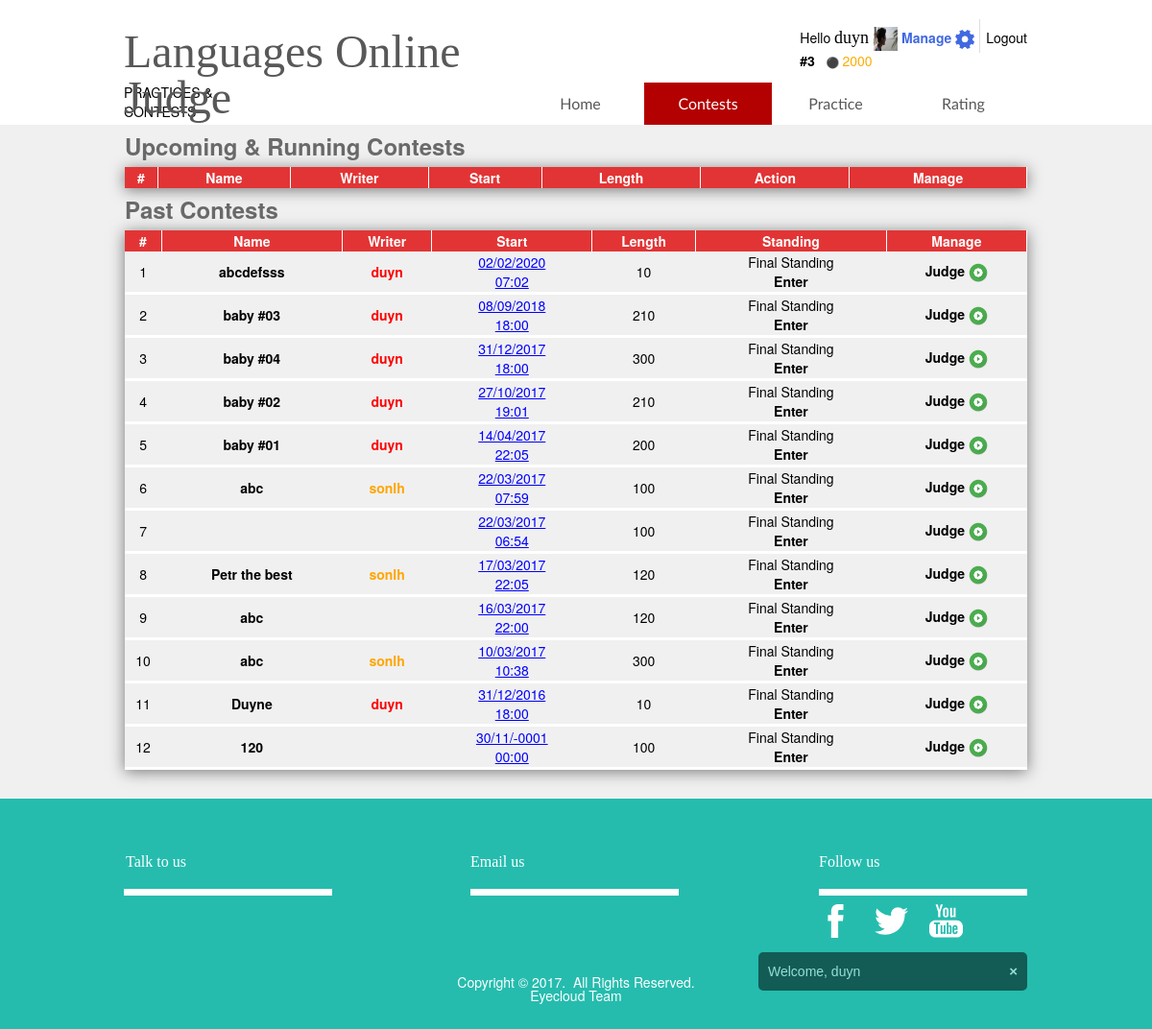
The page /contest.php (signed in) on the database its author committed.
### tables this page shows
CREATE TABLE `account` (
  `username` varchar(50) NOT NULL,
  `password` varchar(50) NOT NULL,
  `name` varchar(50) NOT NULL,
  `point` smallint(6) NOT NULL,
  `role` tinyint(1) NOT NULL,
  `imgURL` varchar(60) NOT NULL
);

CREATE TABLE `contest` (
  `conID` int(11) NOT NULL,
  `conName` varchar(300) NOT NULL,
  `duration` int(11) NOT NULL,
  `author` varchar(50) NOT NULL,
  `beginTime` timestamp NULL DEFAULT NULL,
  `islock` tinyint(1) NOT NULL,
  `level` int(11) NOT NULL,
  `isJudged` tinyint(1) NOT NULL,
  `blog` varchar(2000) NOT NULL,
  `createDate` timestamp NULL DEFAULT NULL
);

### contest.php (the view, shortened to what this page needs)
<?php
    include('gui/resource.php');
  ?>
<body class="fonts1">
   <div id="body-wrapper">
   <?php include('gui/header.php') ?>
   <div id="" class="section" style="background-color: #f0f0f0">
      <div class="container" >
         <div class="text-content hasFontScale" data-fontscale="0.6561">
            <h1><span class="fontSize" style="font-size: 24px; line-height: 1;"><span><span style="color:#696969;">Upcoming &amp; Running Contests</span></span></span></h1>
         </div>
         <div id="" class="element text-element">
            <div class="text-content">
               <table border="0" cellpadding="1" cellspacing="1" style="width:100%;">
                  <thead >
                     <tr >
                        <th style="text-align: center;"> # </th>
                        <th style="text-align: center;"> Name </th>
                        <th style="text-align: center;"> Writer </th>
                        <th style="text-align: center;"> Start </th>
                        <th style="text-align: center;"> Length </th>
                        <th> Action </th>
                        <?php if (isset($_SESSION['admin'])) {?>
                        <th> Manage </th>
                        <?php } ?>
                     </tr>
                  </thead>
                     <?php
                        $upConList = getAllContest2();
                        ?>
               </table>
            </div>
         </div>
         <div id="" class="element text-element  ">
            <div class="text-content">
               <h1><span class="fontSize" style="font-size: 24px; line-height: 1;"><span><span style="color:#696969;">Past Contests</span></span></span></h1>
            </div>
         </div>
         <div id="" class="element text-element  ">
            <div class="text-content">
               <table border="0" cellpadding="1" cellspacing="1" style="width:100%;">
                  <thead>
                     <tr>
                        <th style="text-align: center;"> # </th>
                        <th style="text-align: center;"> Name </th>
                        <th style="text-align: center;"> Writer </th>
                        <th style="text-align: center;"> Start </th>
                        <th style="text-align: center;"> Length </th>
                        <th style="text-align: center;"> Standing </th>
                        <?php if (isset($_SESSION['admin'])) {?>
                            <th style="text-align: center;">  Manage </th>
                        <?php } ?>
                     </tr>
                  </thead>
                  <tbody>
                     <?php
                        $upConList = getAllContest();
                        $_cnt = 0;
                        foreach ($upConList as $_contest) {
                          $_cnt++;
                        ?>
                     <tr style="text-align: center;">
                        <td> <?php echo $_cnt ?> </td>
                        <td>
                          <strong>
                            <a href="blog/<?php echo $_contest['conID']?>">
                            <?php echo $_contest['conName']?>
                            </a>
                          </strong>
                        </td>
                        <td> <a href="profile/<?php echo $_contest['author'] ?>">
                          <strong><?php echo getTitle($_contest['author'])?></strong>
                          </a>
                        </td>
                        <td>
                        <font color = "blue" >
                        <a href="#" style="text-decoration:underline;">
                           <?php
                              $_beginDate = strtotime($_contest['beginTime']);
                              echo date('d/m/Y', $_beginDate)."<br>".date("H:i", $_beginDate)
                              ?>
                           </a>
                           </font>
                        </td>
                        <td><?php echo $_contest['duration']?></td>
                        <td>
                        <a href="rank/<?php echo $_contest['conID']?>"> Final Standing </a>
                        <?php if (isset($_SESSION['tmp_uname'])) { ?>
                        <br>
                        <a href="contest/<?php echo $_contest['conID']?>"> <strong> Enter </strong> </a>
                        <?php } ?>
                        </td>
                         <?php if (isset($_SESSION['admin'])) {?>
                            <td style="text-align: center;">
                                <a href="judge/<?php echo $_contest['conID']?>">
                                <?php if (!$_contest['isJudged']) { ?>
                                   <strong> Judge <img src="img/play.png" width="20" height="20"> </strong>
                                <?php } else {?>
                                     Rejudge <img src="img/judged.png" width="20" height="20">
                                <?php } ?>
                                </a>
                            </td>
                        <?php } ?>
                     </tr>
                     <?php
                        }
                          ?>
                  </tbody>
               </table>
               <p>&nbsp;</p>
            </div>
         </div>
      </div>
   </div>
   <?php
      include('gui/footer.php');
      ?>
</body>
</html>

### gui/header.php (shortened to what this page needs)
<?php
    if (isset($_SESSION['tmp_uname'])) {
        $_info = getSingleUser($_SESSION['tmp_uname']);
        $_admin = $_info['role'];
    }
?>
<header>
    <div id="header-body" class="section">
        <div class="container" style="height:100%">
            <div id="menu" class="el-locked horizontal-menu" data-menubdrwidth="0" data-itemscretch="true" data-caretclass="fa-caret-down" data-submenuorientation="h" data-btnalign="left" data-textalign="left" data-shrink="false" data-shrinklabel="">
                <div class="navbar">
                    <div id="nav_7" class="container">
                        <ul class="nav" style="width: 532px;">
                            <li class="" style="height: 100%; width: 133px;" id="navhome">
                                <a href="./" class="menuPageLink ">
                                    <div class="menulink-wrapper"><span class="text-wrapper">Home</span></div>
                                </a>
                            </li>
                            <li class="" style="height: 100%; width: 133px;" id="navcon">
                                <a href="contests" class="menuPageLink ">
                                    <div class="menulink-wrapper"><span class="text-wrapper">Contests</span></div>
                                </a>
                            </li>
                            <li class="" style="height: 100%; width: 133px;" id="navprac">
                                <a href="practices" class="menuPageLink ">
                                    <div class="menulink-wrapper"><span class="text-wrapper">Practice</span></div>
                                </a>
                            </li>
                            <li style="height: 100%; width: 133px;" class="" id="navrate">
                                <a href="rating" class="menuPageLink ">
                                    <div class="menulink-wrapper"><span class="text-wrapper">Rating</span></div>
                                </a>
                            </li>
                        </ul>
                    </div>
                </div>
            </div>
            <div id="logReg">
                <?php if (isset($_SESSION['tmp_uname'])) { ?>
                <a href="profile/<?php echo $_SESSION['tmp_uname'] ?>">
                    <span id="greeting">Hello <span style="font-family: 'Oswald'; font-size:18px">
                        <?php
                            if (isset($_info)) {
                                echo $_info['username'];
                            }
                        ?>
                        <?php
                            $_imgSrc =  getImg($_SESSION['tmp_uname']);
                            ?>
                        <img id="photo" src="<?php echo $_imgSrc ?>" width="25" height="25">
                        </span>
                        <?php } ?>
                        <?php if (isset($_SESSION['tmp_uname'])) { ?>
                            <div id="el-191009" class="element text-element">
                                <div class="text-content">
                                    <div>
                                        <span class="fontSize" style="font-size: 14px; line-height: 1;" id="rank">
                                            <strong>#<?php echo computeRanking($_info['username']) ?>
                                            </strong>&nbsp;
                                        </span>
                                        <span class="fgColor" style="color:#ffaa00;" id="point">
                                            <span class="fontSize" style="font-size: 11px; line-height: 1;">&#9899;&nbsp;</span><?php echo $_info['point'] ?>
                                        </span>
                                        <span class="fontSize" style="font-size: 14px; line-height: 1;">&nbsp;&nbsp;
                                    </span>
                                    </div>
                                </div>
                            </div>
                        <?php } ?>
                        <?php if (!isset($_SESSION['tmp_uname'])) { ?>
                            <a href="#" onclick="document.getElementById('id02').style.display='block'" id="reg">
                                <span class="fontSize" style="font-size: 14px; line-height: 1">Register&emsp;&nbsp;</span>
                            </a>
                        <?php } else { ?>
                            <?php if ($_admin == 1) { ?>
                                <a href="manage/" id="reg">
                                    <span class="fontSize" style="font-size: 14px; line-height: 1; color:#4169e1">
                                        <strong>Manage</strong>
                                        <img src="img/setting.png" width="20" height="20">
                                    </span>
                                </a>
                            <?php } ?>
                        <?php } ?>
                    </span>
                </a>
                <span class="fontSize" style="font-size: 14px; line-height: 1; padding-left: 8px">
                    <a href="#" onclick="logReg()" id="log">
                    <?php if (isset($_SESSION['tmp_uname'])) { ?>
                    Logout
                    <?php } else { ?>
                    Login
                    <?php } ?>
                    </a>
                </span>
                <div id="verticalLine" class="element verticalLine-element">
                    <div class="verticalLine-wrapper">
                        <div class="verticalLine"></div>
                    </div>
                </div>
            </div>
            <?php include('gui/register.php') ?>
            <div id="el-14203" class="element text-element  ">
                <div class="text-content hasFontScale" data-fontscale="0.9">
                    <p>PRACTICES &amp; CONTESTS</p>
                </div>
            </div>
            <div id="el-13668" class="element text-element  ">
                <div class="text-content hasFontScale" data-fontscale="0.729">
                    <a href="">
                        <h1 class="title1">Languages Online Judge</h1>
                    </a>
                </div>
            </div>
        </div>
    </div>
</header>

### db_query/db_get.php (shortened to what this page needs)
<?php
	function getAllContest() {
		GLOBAL $db;
		$_sql = "SELECT * FROM contest ORDER BY beginTime DESC";
		$_rs = mysqli_query($db, $_sql);
		$_list_time = array();
		if (isset($_rs))
			while ($_row = $_rs -> fetch_assoc())
				$_list_time[] = $_row;
		return $_list_time;
	}
  	function getSingleUser($_user) {
		GLOBAL $db;
		$_sql = "SELECT * FROM account WHERE username = '$_user'";
		$_rs = mysqli_query($db, $_sql);
		if (isset($_rs) && mysqli_num_rows($_rs) > 0) {
			$_row = $_rs -> fetch_assoc();
			return $_row;
		}
	}
	function getRankColor($_point) {
		if ($_point >= 2000) return 'red';
		if ($_point >= 1000) return 'orange';
		return 'gray';
	}
	function getImg($_username) {
		GLOBAL $db;
		$_sql = "SELECT imgURL FROM account WHERE username = '$_username'";
		$_rs = mysqli_query($db, $_sql);
		if (isset($_rs) && mysqli_num_rows($_rs) > 0)
			$_row = $_rs -> fetch_assoc();
		return $_row['imgURL'];
	}
	function computeRanking($_username) {
		GLOBAL $db;
		$_myscore = getSingleUser($_username);
		$_score = $_myscore['point'];
		$sql = "SELECT * FROM account WHERE point > '$_score'";
		$rs = mysqli_query($db, $sql);
		if (isset($rs))
			return mysqli_num_rows($rs) + 1;
	}
	function getTitle($_username) {
		$_user = getSingleUser($_username);
		$_point = $_user['point'];
		$_rank = computeRanking($_username);
		$_name = $_user['username'];
		$_color = getRankColor($_point);
		if ($_rank == 1 && $_point > 0) {
			$_title = "<font color = 'black'>" . substr($_name, 0, 1) . "</font>" .
			"<font color = '".$_color."'>".
			 substr($_name, 1)."</font>";
		}
		else
			$_title =  "<font color = '". $_color ."'>" . $_name . "</font>";
		return $_title;
	}
	function getAllContest2() {
		GLOBAL $db;
		$_sql = "SELECT * FROM contest ORDER BY beginTime";
		$_rs = mysqli_query($db, $_sql);
		$_list_time = array();
		if (isset($_rs))
			while ($_row = $_rs -> fetch_assoc())
				$_list_time[] = $_row;
		return $_list_time;
	}
?>

### contest.php (style rules this page uses)
td { background-color: #f0f0f0; height: 32px; border-bottom: 3px solid white; }
table { box-shadow: 0px 2px 15px 0px rgba(0,0,0,0.5); }
th { background-color: #e23435; color: white; border-right: 1px solid white; }

### gui/header.php (style rules this page uses)
#logReg { margin-top: 3%; float: right; }

### rows shown on the page
account: username "duyn", imgURL (picture), point "2000"
contest: conName "abcdefsss", account.username "duyn", beginTime "02/02/2020", beginTime "07:02", duration "10", isJudged 0 (drawn)
contest: conName "baby #03", account.username "duyn", beginTime "08/09/2018", beginTime "18:00", duration "210", isJudged 0 (drawn)
contest: conName "baby #04", account.username "duyn", beginTime "31/12/2017", beginTime "18:00", duration "300", isJudged 0 (drawn)
contest: conName "baby #02", account.username "duyn", beginTime "27/10/2017", beginTime "19:01", duration "210", isJudged 0 (drawn)
contest: conName "baby #01", account.username "duyn", beginTime "14/04/2017", beginTime "22:05", duration "200", isJudged 0 (drawn)
contest: conName "abc", account.username "sonlh", beginTime "22/03/2017", beginTime "07:59", duration "100", isJudged 0 (drawn)
contest: beginTime "22/03/2017", beginTime "06:54", duration "100", isJudged 0 (drawn)
contest: conName "Petr the best", account.username "sonlh", beginTime "17/03/2017", beginTime "22:05", duration "120", isJudged 0 (drawn)
contest: conName "abc", beginTime "16/03/2017", beginTime "22:00", duration "120", isJudged 0 (drawn)
contest: conName "abc", account.username "sonlh", beginTime "10/03/2017", beginTime "10:38", duration "300", isJudged 0 (drawn)
contest: conName "Duyne", account.username "duyn", beginTime "31/12/2016", beginTime "18:00", duration "10", isJudged 0 (drawn)
contest: conName "120", beginTime "30/11/-0001", beginTime "00:00", duration "100", isJudged 0 (drawn)

### other values the page prints
computeRanking($_info['username']) "3"
